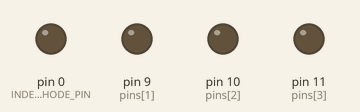
Bench run of a sketch on a simulated Arduino Uno, built with avr-gcc and run on an emulated ATmega328P. On the bench: output pins drawn as LEDs (lit = HIGH).

Above: at 0.2 s.
At 19.31 s:
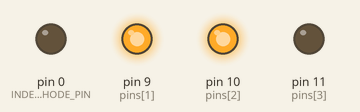
At 39.03 s:
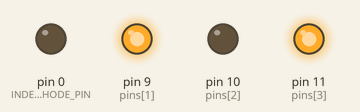
Timing chart, 0 to 40.0 s (numbered marks = the images above):
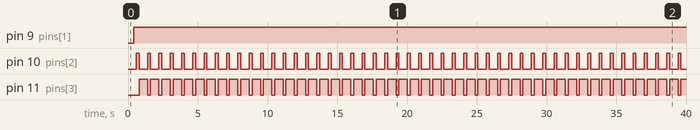

The sketch:

lightup_millis_new_representation.ino
```cpp
int pins[4] = {8,9,10,11};
int delay_between_colors = 400;
unsigned long start_time;


const int num_pattern_component_dimensions = 3;
const int INDEX_OF_CATHODE_PIN = 0;
const int INDEX_OF_ANODE_PIN = 1;
const int INDEX_OF_DURATION = 2;

const int pattern_length = 4;
int index_of_current_pattern_component;
int *curr_pattern_component;
int pattern[pattern_length][num_pattern_component_dimensions] = {
  {2, 3, 200},
  {2, 1, 200},
  {3, 2, 200},
  {2, 3, 200}
};


void setup() {
  int num_pins = sizeof(pins) / sizeof(pins[0]);
  // put your setup code here, to run once:
  for (int i = 0; i < num_pins; i++) {
    pinMode(pins[i], INPUT);
  }
}


void loop() {
  unsigned long current_time = millis();
  if (timeToSwitchPatternComponent(current_time)) {
    disconnectCurrentAnode();
    disconnectCurrentCathode();
    setupNextPatternComponent();
  }
}


bool timeToSwitchPatternComponent(unsigned long curr_time) {
  return abs(curr_time - start_time) >= delay_between_colors;
}


void disconnectCurrentAnode() {
  int anodePin = pins[curr_pattern_component[INDEX_OF_ANODE_PIN]];
  disconnect(anodePin);
}


void disconnectCurrentCathode() {
  int groundPin = pins[curr_pattern_component[INDEX_OF_CATHODE_PIN]];
  disconnect(groundPin);
}


void setupNextPatternComponent() {
  setIndexOfNextPatternComponent();
  setNextPatternComponent();
  groundCathodeOfCurrentPatternComponent();
  lightupAnodeOfCurrentPatternCathode();
  setCurrentPatternComponentDuration();
  start_time = millis();
}

void setNextPatternComponent(){
  curr_pattern_component=pattern[index_of_current_pattern_component];
}

void groundCathodeOfCurrentPatternComponent() {
  int ground_pin = pins[curr_pattern_component[INDEX_OF_CATHODE_PIN]];
  makeGround(ground_pin);
}


void lightupAnodeOfCurrentPatternCathode() {
  int anode_pin = pins[curr_pattern_component[INDEX_OF_ANODE_PIN]];
  lightUp(anode_pin);
}


void setCurrentPatternComponentDuration() {
  delay_between_colors = curr_pattern_component[INDEX_OF_DURATION];
}


void setIndexOfNextPatternComponent() {
  if (index_of_current_pattern_component < pattern_length) {
    index_of_current_pattern_component++;
  }
  else {
    index_of_current_pattern_component = 0;
  }
}

void makeGround(int groundPin) {
  pinMode(groundPin, OUTPUT);
  digitalWrite(groundPin, LOW);
}

void lightUp(int anodePin) {
  pinMode(anodePin, OUTPUT);
  digitalWrite(anodePin, HIGH);
}

void disconnect(int pin) {
  pinMode(pin, INPUT);
}
```

Measured:
- by itself, pin 9 (pins[1]): LOW → HIGH at 0.40 s
- by itself, pin 10 (pins[2]): alternates HIGH for 0.20 s and LOW for 0.61 s
- by itself, pin 11 (pins[3]): alternates HIGH for 0.61 s and LOW for 0.20 s
